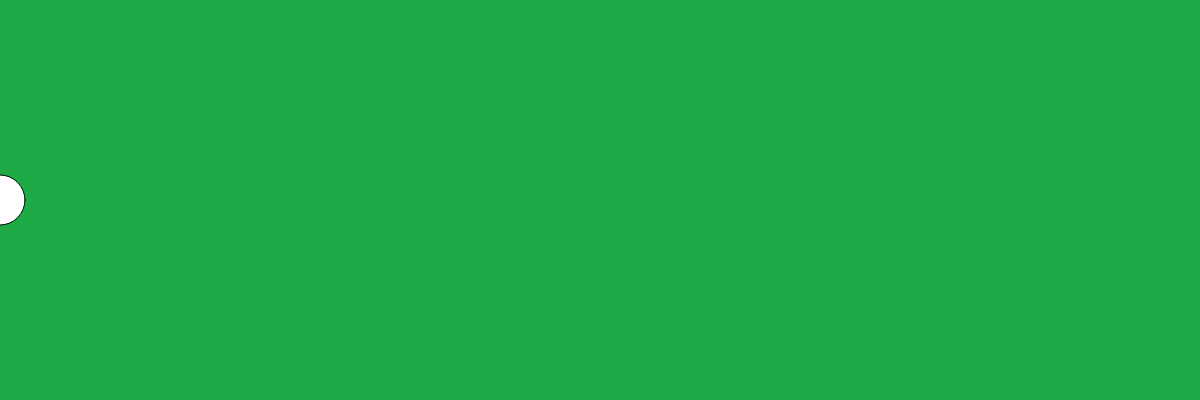
Frame 1 (no input)
Frame 60 (no input): identical to frame 1, image omitted
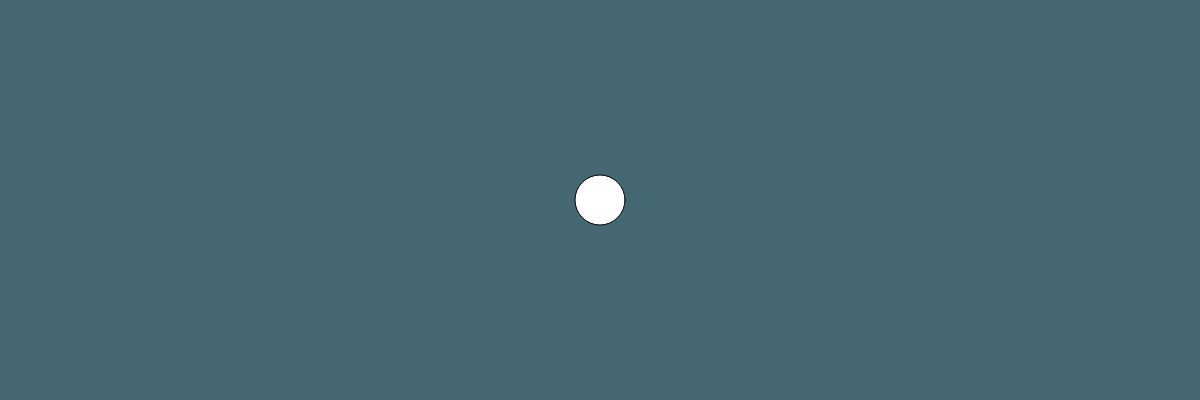
Frame 120 (the mouse pressed at the canvas centre since frame 60)

The p5.js sketch that drew these frames (run headless with seeded random() and noise() and a simulated clock; from frame 60 on, the mouse is pressed at the canvas centre):

// p5.js sketch
// ── sketch.js

var r = 0;
var g = 50;
var b=255;
function setup(){
createCanvas(1200,400);
}
function draw(){
r = map(mouseX,0,1200,30,105);
g = map(mouseX,0,1200,170,35); 
b = map(mouseX,0,1200,70,155); 
background(r,g,b);
ellipse(mouseX,200,50,50);
}
